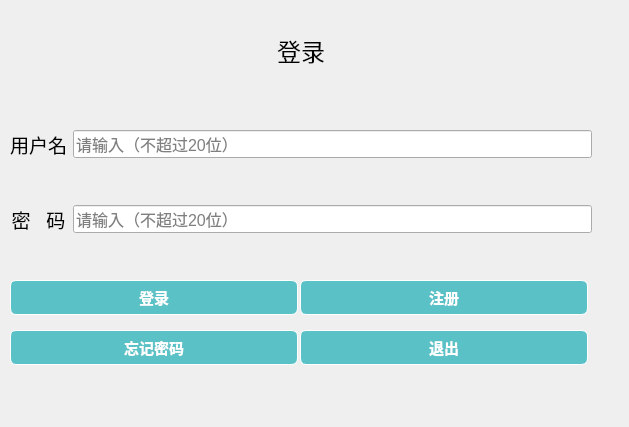
<?xml version="1.0" encoding="UTF-8"?>
<ui version="4.0">
 <class>login</class>
 <widget class="QWidget" name="login">
  <property name="geometry">
   <rect>
    <x>0</x>
    <y>0</y>
    <width>629</width>
    <height>427</height>
   </rect>
  </property>
  <property name="windowTitle">
   <string>Form</string>
  </property>
  <property name="styleSheet">
   <string notr="true">#login{background-image: url(:/new/prefix1/1735392184998.jpg);}</string>
  </property>
  <widget class="QWidget" name="widget_2" native="true">
   <property name="geometry">
    <rect>
     <x>10</x>
     <y>90</y>
     <width>582</width>
     <height>184</height>
    </rect>
   </property>
   <layout class="QGridLayout" name="gridLayout_2">
    <item row="1" column="1">
     <widget class="QLineEdit" name="le_password">
      <property name="minimumSize">
       <size>
        <width>0</width>
        <height>28</height>
       </size>
      </property>
      <property name="font">
       <font>
        <pointsize>12</pointsize>
       </font>
      </property>
      <property name="maxLength">
       <number>20</number>
      </property>
      <property name="echoMode">
       <enum>QLineEdit::Password</enum>
      </property>
      <property name="placeholderText">
       <string>请输入（不超过20位）</string>
      </property>
     </widget>
    </item>
    <item row="1" column="0">
     <widget class="QLabel" name="lb2">
      <property name="font">
       <font>
        <pointsize>14</pointsize>
       </font>
      </property>
      <property name="text">
       <string>密   码</string>
      </property>
      <property name="alignment">
       <set>Qt::AlignCenter</set>
      </property>
     </widget>
    </item>
    <item row="0" column="1">
     <widget class="QLineEdit" name="le_username">
      <property name="minimumSize">
       <size>
        <width>0</width>
        <height>28</height>
       </size>
      </property>
      <property name="font">
       <font>
        <pointsize>12</pointsize>
       </font>
      </property>
      <property name="maxLength">
       <number>20</number>
      </property>
      <property name="placeholderText">
       <string>请输入（不超过20位）</string>
      </property>
     </widget>
    </item>
    <item row="0" column="0">
     <widget class="QLabel" name="lb1">
      <property name="font">
       <font>
        <pointsize>14</pointsize>
       </font>
      </property>
      <property name="text">
       <string>用户名</string>
      </property>
      <property name="alignment">
       <set>Qt::AlignCenter</set>
      </property>
     </widget>
    </item>
   </layout>
  </widget>
  <widget class="QPushButton" name="btn_login">
   <property name="geometry">
    <rect>
     <x>10</x>
     <y>280</y>
     <width>288</width>
     <height>35</height>
    </rect>
   </property>
   <property name="minimumSize">
    <size>
     <width>82</width>
     <height>35</height>
    </size>
   </property>
   <property name="maximumSize">
    <size>
     <width>16777215</width>
     <height>35</height>
    </size>
   </property>
   <property name="font">
    <font>
     <family>Times New Roman</family>
     <pointsize>11</pointsize>
     <weight>75</weight>
     <bold>true</bold>
    </font>
   </property>
   <property name="styleSheet">
    <string notr="true">QPushButton {
	border: 0.5px solid white;
	border-radius: 6px;
	background-color: rgb(90, 194, 198);
	min-width: 80px;
	font-family: &quot;Times New Roman&quot;;
	font-size: 11pt;
	font-weight: bold;
	color: white;
}

QPushButton:hover {
	border: 0.5px solid white;
	border-radius: 6px;
	background-color: #1fab89;
	min-width: 80px;
	font-family: &quot;Times New Roman&quot;;
	font-size: 10pt;
	font-weight: bold;
	color: white;
}</string>
   </property>
   <property name="text">
    <string>登录</string>
   </property>
  </widget>
  <widget class="QPushButton" name="btn_register">
   <property name="geometry">
    <rect>
     <x>300</x>
     <y>280</y>
     <width>288</width>
     <height>35</height>
    </rect>
   </property>
   <property name="minimumSize">
    <size>
     <width>82</width>
     <height>35</height>
    </size>
   </property>
   <property name="maximumSize">
    <size>
     <width>16777215</width>
     <height>35</height>
    </size>
   </property>
   <property name="font">
    <font>
     <family>Times New Roman</family>
     <pointsize>11</pointsize>
     <weight>75</weight>
     <bold>true</bold>
    </font>
   </property>
   <property name="styleSheet">
    <string notr="true">QPushButton {
	border: 0.5px solid white;
	border-radius: 6px;
	background-color: rgb(90, 194, 198);
	min-width: 80px;
	font-family: &quot;Times New Roman&quot;;
	font-size: 11pt;
	font-weight: bold;
	color: white;
}

QPushButton:hover {
	border: 0.5px solid white;
	border-radius: 6px;
	background-color: #1fab89;
	min-width: 80px;
	font-family: &quot;Times New Roman&quot;;
	font-size: 10pt;
	font-weight: bold;
	color: white;
}</string>
   </property>
   <property name="text">
    <string>注册</string>
   </property>
  </widget>
  <widget class="QPushButton" name="pushButton">
   <property name="geometry">
    <rect>
     <x>10</x>
     <y>330</y>
     <width>288</width>
     <height>35</height>
    </rect>
   </property>
   <property name="minimumSize">
    <size>
     <width>82</width>
     <height>35</height>
    </size>
   </property>
   <property name="maximumSize">
    <size>
     <width>16777215</width>
     <height>35</height>
    </size>
   </property>
   <property name="font">
    <font>
     <family>Times New Roman</family>
     <pointsize>11</pointsize>
     <weight>75</weight>
     <bold>true</bold>
    </font>
   </property>
   <property name="styleSheet">
    <string notr="true">QPushButton {
	border: 0.5px solid white;
	border-radius: 6px;
	background-color: rgb(90, 194, 198);
	min-width: 80px;
	font-family: &quot;Times New Roman&quot;;
	font-size: 11pt;
	font-weight: bold;
	color: white;
}

QPushButton:hover {
	border: 0.5px solid white;
	border-radius: 6px;
	background-color: #1fab89;
	min-width: 80px;
	font-family: &quot;Times New Roman&quot;;
	font-size: 10pt;
	font-weight: bold;
	color: white;
}</string>
   </property>
   <property name="text">
    <string>忘记密码</string>
   </property>
  </widget>
  <widget class="QPushButton" name="btn_exit">
   <property name="geometry">
    <rect>
     <x>300</x>
     <y>330</y>
     <width>288</width>
     <height>35</height>
    </rect>
   </property>
   <property name="minimumSize">
    <size>
     <width>82</width>
     <height>35</height>
    </size>
   </property>
   <property name="maximumSize">
    <size>
     <width>16777215</width>
     <height>35</height>
    </size>
   </property>
   <property name="font">
    <font>
     <family>Times New Roman</family>
     <pointsize>11</pointsize>
     <weight>75</weight>
     <bold>true</bold>
    </font>
   </property>
   <property name="styleSheet">
    <string notr="true">QPushButton {
	border: 0.5px solid white;
	border-radius: 6px;
	background-color: rgb(90, 194, 198);
	min-width: 80px;
	font-family: &quot;Times New Roman&quot;;
	font-size: 11pt;
	font-weight: bold;
	color: white;
}

QPushButton:hover {
	border: 0.5px solid white;
	border-radius: 6px;
	background-color: #1fab89;
	min-width: 80px;
	font-family: &quot;Times New Roman&quot;;
	font-size: 10pt;
	font-weight: bold;
	color: white;
}</string>
   </property>
   <property name="text">
    <string>退出</string>
   </property>
  </widget>
  <widget class="QLabel" name="label_3">
   <property name="geometry">
    <rect>
     <x>10</x>
     <y>20</y>
     <width>582</width>
     <height>60</height>
    </rect>
   </property>
   <property name="minimumSize">
    <size>
     <width>0</width>
     <height>60</height>
    </size>
   </property>
   <property name="maximumSize">
    <size>
     <width>16777215</width>
     <height>60</height>
    </size>
   </property>
   <property name="font">
    <font>
     <pointsize>18</pointsize>
    </font>
   </property>
   <property name="text">
    <string>登录</string>
   </property>
   <property name="alignment">
    <set>Qt::AlignCenter</set>
   </property>
  </widget>
 </widget>
 <resources/>
 <connections/>
</ui>
